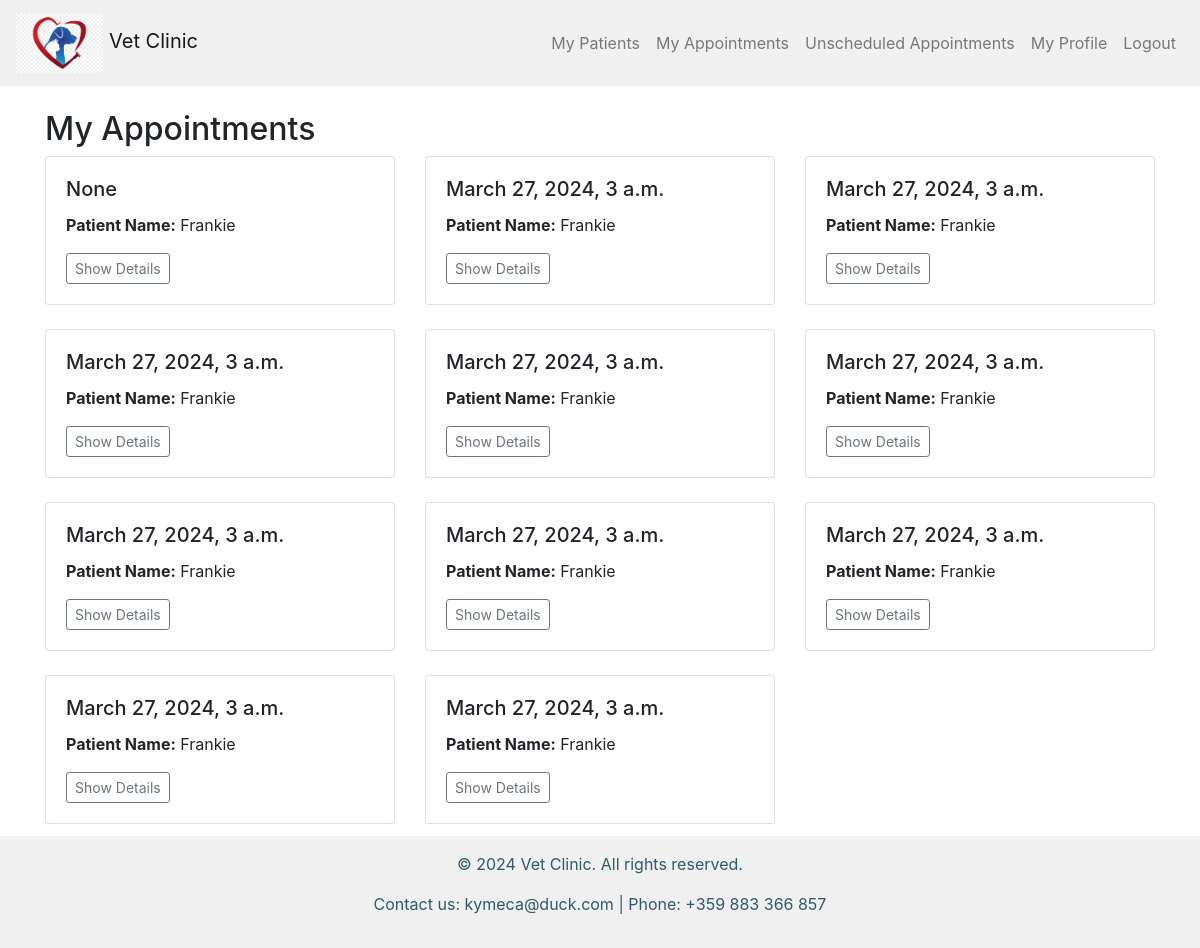
The page /doctors/my_appointments/ (signed in) on the database its author committed.
### vet_clinic/appointments/models.py (models this page shows, shortened)
class Appointment(models.Model):
    MAX_LENGTH_PURPOSE = 255
    date_time = models.DateTimeField()
    purpose = models.CharField(
        max_length=MAX_LENGTH_PURPOSE,
        blank=True,
    )
    patient = models.ForeignKey(
        PetPatient,
        on_delete=models.CASCADE,
    )
    doctor = models.ForeignKey(
        UserModel,
        on_delete=models.CASCADE,
        blank=True,
        null=True,
    )
    created_by = models.ForeignKey(
        UserModel,
        on_delete=models.CASCADE,
        related_name='created_by',
    )
    is_accepted = models.BooleanField()

### vet_clinic/pet_patients/models.py (models this page shows, shortened)
class PetPatient(models.Model):
    MAX_LENGTH_PATIENT_NAME = 50
    MAX_LENGTH_SPECIES_NAME = 25
    MAX_LENGTH_BREED_NAME = 100
    DOG = 'Dog'
    CAT = 'Cat'
    BIRD = 'Bird'
    RABBIT = 'Rabbit'
    HAMSTER = 'Hamster'
    FISH = 'Fish'
    TURTLE = 'Turtle'
    GUINEA_PIG = 'Guinea Pig'
    SNAKE = 'Snake'
    HORSE = 'Horse'
    OTHER = 'Other'
    SPECIES_CHOICES = [
        (DOG, 'Dog'),
        (CAT, 'Cat'),
        (BIRD, 'Bird'),
        (RABBIT, 'Rabbit'),
        (HAMSTER, 'Hamster'),
        (FISH, 'Fish'),
        (TURTLE, 'Turtle'),
        (GUINEA_PIG, 'Guinea Pig'),
        (SNAKE, 'Snake'),
        (HORSE, 'Horse'),
        (OTHER, 'Other'),
    ]
    name = models.CharField(
        max_length=MAX_LENGTH_PATIENT_NAME,
    )
    species = models.CharField(
        max_length=MAX_LENGTH_SPECIES_NAME,
        choices=SPECIES_CHOICES,
    )
    breed = models.CharField(
        max_length=MAX_LENGTH_BREED_NAME,
        null=True,
        blank=True,
    )
    date_of_birth = models.DateField()
    weight = models.FloatField(
        validators=[validate_positive_weight],
    )
    gender = models.CharField(
        max_length=1,
        choices=[
            ('M', 'Male'),
            ('F', 'Female'),
        ],
    )
    color = models.CharField(
        max_length=50,
        null=True,
        blank=True,
    )
    notes = models.TextField(
        blank=True,
    )
    is_active = models.BooleanField(
        default=True,
    )
    user = models.ForeignKey(
        UserModel,
        on_delete=models.CASCADE,
        related_name='pets',
    )
    doctor = models.ForeignKey(
        UserModel,
        on_delete=models.SET_NULL,
        null=True,
        blank=True,
    )

### vet_clinic/doctors/views.py (the view)
# urls.py: path('my_appointments/', MyAppointmentsView.as_view(), name='my_appointments'),
class MyAppointmentsView(auth_mixins.LoginRequiredMixin, views.ListView):
    template_name = 'doctors/my_appointments.html'
    context_object_name = 'my_appointments'
    def get_queryset(self):
        return Appointment.objects.filter(doctor=self.request.user, is_accepted=True)

### vet_clinic/accounts/models.py (called while the page is built)
    @property
    def full_name(self):
        if self.first_name and self.first_name:
            return f"{self.first_name} {self.last_name}"
        return self.first_name or self.last_name

### templates/doctors/my_appointments.html (shortened to what this page needs)
{% extends 'base.html' %}
{% block main_content %}
  <h2>My Appointments</h2>
  <div class="row">
    {% if my_appointments %}
      {% for appointment in my_appointments %}
        <div class="col-md-4 mb-4">
          <div class="card">
            <div class="card-body">
              <h5 class="card-title">{{ appointment.date_time }}</h5>
              <p class="card-text"><strong>Patient Name:</strong> {{ appointment.patient.name }}</p>
              <button class="btn btn-sm btn-outline-secondary ml-auto" data-toggle="collapse" data-target="#collapseInfo{{ appointment.pk }}" aria-expanded="false" aria-controls="collapseInfo{{ appointment.pk }}">
                Show Details
              </button>
            </div>
          </div>
        </div>
      {% endfor %}
    {% else %}
      <p>No appointments found.</p>
    {% endif %}
  </div>
{% endblock %}

### rows shown on the page
Appointment: date_time "None", patient.name "Frankie"
Appointment: date_time "March 27, 2024, 3 a.m.", patient.name "Frankie"
Appointment: date_time "March 27, 2024, 3 a.m.", patient.name "Frankie"
Appointment: date_time "March 27, 2024, 3 a.m.", patient.name "Frankie"
Appointment: date_time "March 27, 2024, 3 a.m.", patient.name "Frankie"
Appointment: date_time "March 27, 2024, 3 a.m.", patient.name "Frankie"
Appointment: date_time "March 27, 2024, 3 a.m.", patient.name "Frankie"
Appointment: date_time "March 27, 2024, 3 a.m.", patient.name "Frankie"
Appointment: date_time "March 27, 2024, 3 a.m.", patient.name "Frankie"
Appointment: date_time "March 27, 2024, 3 a.m.", patient.name "Frankie"
Appointment: date_time "March 27, 2024, 3 a.m.", patient.name "Frankie"
